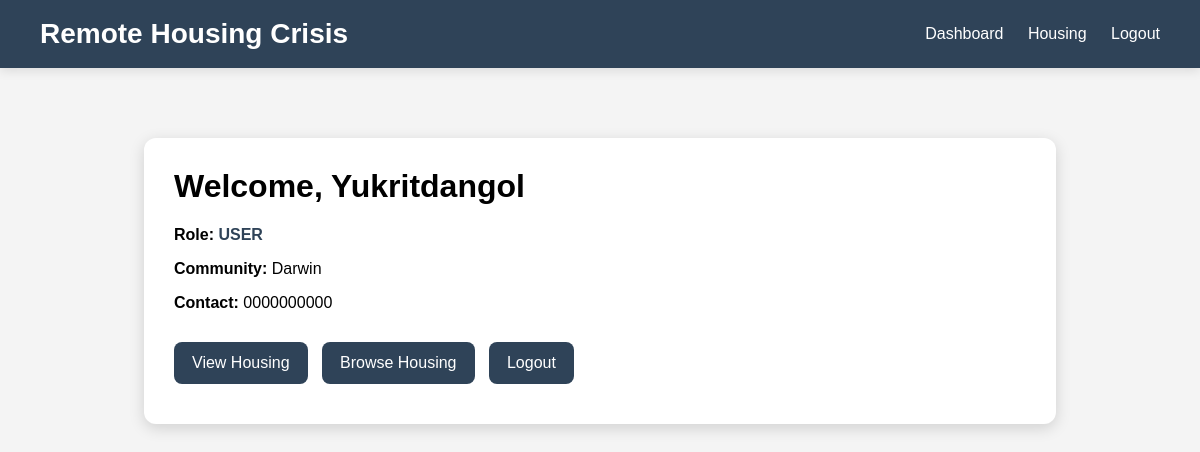
Before: /accounts/dashboard/ (signed in) with the older database file.
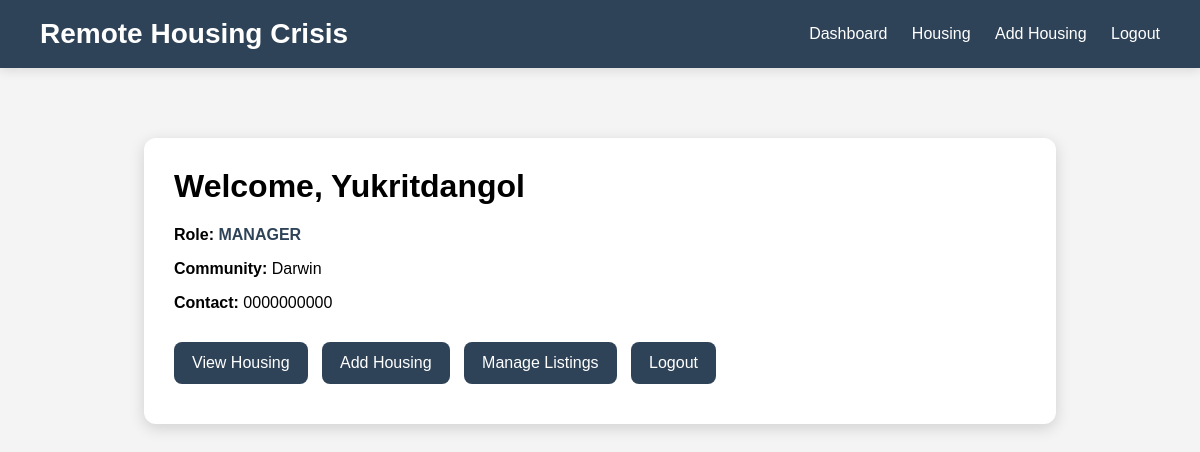
After: the same page with the newer database file.
### accounts/models.py (models this page shows, shortened)
class UserProfile(models.Model):
    user = models.OneToOneField(
        User,
        on_delete=models.CASCADE
    )
    role = models.CharField(
        max_length=20,
        choices=ROLE_CHOICES,
        default='USER'
    )
    community_name = models.CharField(
        max_length=100
    )
    contact_number = models.CharField(
        max_length=20
    )

### accounts/views.py (the view)
@login_required
def dashboard_view(request):
    profile, created = UserProfile.objects.get_or_create(
        user=request.user,
        defaults={
            'community_name': 'Darwin',
            'contact_number': '0000000000',
        }
    )
    return render(
        request,
        'dashboard.html',
        {
            'profile': profile
        }
    )

### templates/dashboard.html (shortened to what this page needs)
{% extends 'base.html' %}
{% block content %}
<div class="dashboard-container">
    <div class="dashboard-card">
        <h1>
            Welcome, {{ request.user.username }}
        </h1>
        <p>
            <strong>Role:</strong>
            <span class="role">
                {{ profile.role }}
            </span>
        </p>
        <p>
            <strong>Community:</strong>
            {{ profile.community_name }}
        </p>
        <p>
            <strong>Contact:</strong>
            {{ profile.contact_number }}
        </p>
        <div class="actions">
            <a href="/">
                View Housing
            </a>
            {% if profile.role == 'USER' %}
            <a href="/">
                Browse Housing
            </a>
            {% endif %}
            {% if profile.role == 'MANAGER' %}
                <a href="/create/">
                    Add Housing
                </a>
                <a href="/admin/">
                    Manage Listings
                </a>
            {% endif %}
            <a href="/accounts/logout/">
                Logout
            </a>
        </div>
    </div>
</div>
{% endblock %}

Changed rows visible on the page:
changed UserProfile "Darwin": role "USER" → "MANAGER"
Other visible differences:
text no longer shown: "Browse Housing"
text now shown: "Add Housing Add Housing Manage Listings"
